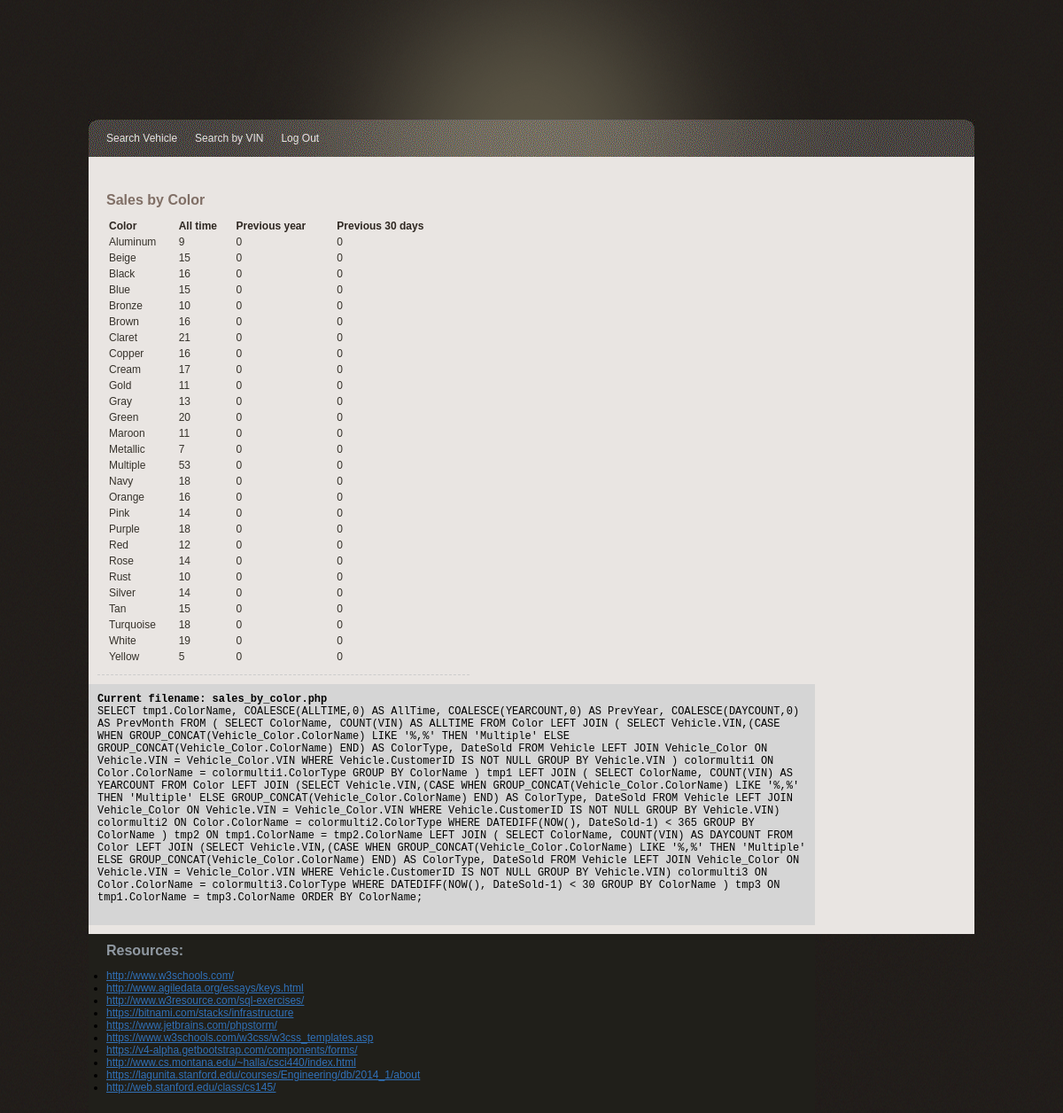
The app's page /Phase_3/sales_by_color.php (signed in) with its own data.
### tables this page shows
CREATE TABLE Color(
  ColorName varchar(10) NOT NULL,
  PRIMARY KEY (ColorName)
);

### Phase_3/lib/common.php (called while the page is built, shortened)
<?php
$query_msg = [];
$encodedStr = basename($_SERVER['REQUEST_URI']);
$current_filename = urldecode($encodedStr);
?>

### Phase_3/lib/sqlLib.php (called while the page is built, shortened)
<?php
$sales_by_color_sql =
"SELECT tmp1.ColorName, COALESCE(ALLTIME,0) AS AllTime, COALESCE(YEARCOUNT,0) AS PrevYear, COALESCE(DAYCOUNT,0) AS PrevMonth FROM
(
  SELECT ColorName, COUNT(VIN) AS ALLTIME
  FROM Color
  LEFT JOIN
  (
    SELECT Vehicle.VIN,(CASE
    WHEN GROUP_CONCAT(Vehicle_Color.ColorName) LIKE '%,%' THEN 'Multiple'
    ELSE GROUP_CONCAT(Vehicle_Color.ColorName)
    END) AS ColorType, DateSold
    FROM Vehicle
    LEFT JOIN Vehicle_Color ON Vehicle.VIN = Vehicle_Color.VIN
    WHERE Vehicle.CustomerID IS NOT NULL
    GROUP BY Vehicle.VIN
  ) colormulti1 ON Color.ColorName = colormulti1.ColorType
  GROUP BY ColorName
) tmp1
LEFT JOIN
(
  SELECT ColorName, COUNT(VIN) AS YEARCOUNT
  FROM Color
  LEFT JOIN
  (SELECT Vehicle.VIN,(CASE
    WHEN GROUP_CONCAT(Vehicle_Color.ColorName) LIKE '%,%' THEN 'Multiple'
    ELSE GROUP_CONCAT(Vehicle_Color.ColorName)
    END) AS ColorType, DateSold
    FROM Vehicle
    LEFT JOIN Vehicle_Color ON Vehicle.VIN = Vehicle_Color.VIN
    WHERE Vehicle.CustomerID IS NOT NULL
    GROUP BY Vehicle.VIN) colormulti2 ON Color.ColorName = colormulti2.ColorType
  WHERE DATEDIFF(NOW(), DateSold-1) < 365
  GROUP BY ColorName
) tmp2  ON tmp1.ColorName = tmp2.ColorName
LEFT JOIN
(
  SELECT ColorName, COUNT(VIN) AS DAYCOUNT
  FROM Color
  LEFT JOIN
  (SELECT Vehicle.VIN,(CASE
    WHEN GROUP_CONCAT(Vehicle_Color.ColorName) LIKE '%,%' THEN 'Multiple'
    ELSE GROUP_CONCAT(Vehicle_Color.ColorName)
    END) AS ColorType, DateSold
    FROM Vehicle
    LEFT JOIN Vehicle_Color ON Vehicle.VIN = Vehicle_Color.VIN
    WHERE Vehicle.CustomerID IS NOT NULL
    GROUP BY Vehicle.VIN) colormulti3 ON Color.ColorName = colormulti3.ColorType
  WHERE DATEDIFF(NOW(), DateSold-1) < 30
  GROUP BY ColorName
) tmp3 ON tmp1.ColorName = tmp3.ColorName
ORDER BY ColorName";
?>

### Phase_3/sales_by_color.php (the view, shortened to what this page needs)
<?php
include('lib/common.php');
include('lib/sqlLib.php');
$query = $sales_by_color_sql;
$result = mysqli_query($db, $query);
?>
<?php include("lib/header.php"); ?>
	</head>
	<body>
        <div id="main_container">
		    <?php include("lib/menu.php"); ?>
			<div class="center_content">
				<div class="center_left">
					<div class="features">
						<div class="profile_section">
                        	<div class="subtitle">Sales by Color</div>
							<table>
								<tr>
									<td class="heading">Color</td>
									<td class="heading">All time</td>
									<td class="heading">Previous year</td>
									<td class="heading">Previous 30 days</td>
								</tr>
								<?php
									while ($row = mysqli_fetch_array($result, MYSQLI_ASSOC)){
										print "<tr>";
										print "<td>{$row['ColorName']}</td>";
										print "<td>{$row['AllTime']}</td>";
										print "<td>{$row['PrevYear']}</td>";
										print "<td>{$row['PrevMonth']}</td>";
										print "</tr>";
									}
								?>
							</table>
						</div>
					 </div>
				</div>
                <?php include("lib/error.php"); ?>
			</div>
               <?php include("lib/footer.php"); ?>
		</div>
	</body>
</html>

### Phase_3/lib/header.php (shortened to what this page needs)
<!DOCTYPE html>
	<head>
		<link rel="stylesheet" type="text/css" href="css/gtonline_style.css" />

### Phase_3/lib/menu.php (shortened to what this page needs)
<div id="header">
</div>
<div class="nav_bar">
	<ul>
		<li><a href="search_vehicle.php" <?php if(strpos($current_filename, 'search_vehicle.php') !== false) echo "class='active'"; ?>>Search Vehicle</a></li>
                 <?php
                 if (isset($_SESSION['email'])) {
                     if ($current_filename=='search_by_VIN.php') {
                         print '<li><a href="search_by_VIN.php" class="active">Search by VIN</a></li>';
                     } else {
                         print '<li><a href="search_by_VIN.php" >Search by VIN</a></li>';
                     }
                 }
                 ?>
                 <?php
                 if (isset($_SESSION['email'])) {
                     print '<li><a href="logout.php" <span class="glyphicon glyphicon-log-out"></span> Log Out</a></li>';
                 }
                 ?>
	</ul>
</div>

### Phase_3/lib/error.php (shortened to what this page needs)
   <?php if($query_msg) {  ?>
   <div class='query'>
        <div class=query_msg'>
           <?php
               foreach ($query_msg as $query) {
                   echo $query . NEWLINE;
                }
           ?>
       </div>
   </div>
<?php } ?>

### Phase_3/lib/footer.php
        <div id="footer">
            <div class="footer">
            	<div class="resource_title">Resources:</div>
                <ul>
	<li><a href="http://www.w3schools.com/"  target="_blank">http://www.w3schools.com/</a></li>
                <li><a href="http://www.agiledata.org/essays/keys.html"  target="_blank">http://www.agiledata.org/essays/keys.html</a></li>
                <li><a href="http://www.w3resource.com/sql-exercises/"  target="_blank">http://www.w3resource.com/sql-exercises/</a></li>
                <li><a href="https://bitnami.com/stacks/infrastructure"  target="_blank">https://bitnami.com/stacks/infrastructure</a></li>
                <li><a href="https://www.jetbrains.com/phpstorm/"  target="_blank">https://www.jetbrains.com/phpstorm/</a></li>
                <li><a href="https://www.w3schools.com/w3css/w3css_templates.asp"  target="_blank">https://www.w3schools.com/w3css/w3css_templates.asp</a></li>
                <li><a href="https://v4-alpha.getbootstrap.com/components/forms/"  target="_blank">https://v4-alpha.getbootstrap.com/components/forms/</a></li>
                <li><a href="http://www.cs.montana.edu/~halla/csci440/index.html"  target="_blank">http://www.cs.montana.edu/~halla/csci440/index.html</a></li>
                <li><a href="https://lagunita.stanford.edu/courses/Engineering/db/2014_1/about"  target="_blank">https://lagunita.stanford.edu/courses/Engineering/db/2014_1/about</a></li>
                <li><a href="http://web.stanford.edu/class/cs145/"  target="_blank">http://web.stanford.edu/class/cs145/</a></li>
	</ul>
</div>
        </div>

### Phase_3/css/gtonline_style.css (style rules this page uses)
body { background:url(../img/bg.gif) repeat #000000; padding:0; font-family: Verdana, Geneva, sans-serif; font-size:12px; margin:auto auto auto auto; color:#36322b; }
table { width: 100%; }
th, td { padding: 1px; text-align: left; }
ul { text-align: left; padding:0px; }
li { padding:0px; }
#main_container { width:1000px; height:auto; margin:auto; padding:0px; }
#header { width:1000px; height:135px; margin:0px; padding:0px; background:url(../img/header_bg.gif) no-repeat center top; }
.query { float: left; width:800px; position: relative; padding:10px 10px 10px 10px; font-family: Consolas, monaco, monospace; background-color: #D5D5D5; color: black; }
.heading { font-size:12px; color:#2e2721; font-weight:bold; }
.subtitle { width: 600px; font-family: Verdana, Geneva, sans-serif; font-weight:bold; font-size:16px; color:#806F66; padding:10px 0px 10px 0px; }
.nav_bar { width:1000px; height:42px; margin:0px; font-family: Verdana, Geneva, sans-serif; background:url(../img/menu_bg.gif) no-repeat left; }
.nav_bar ul { list-style:none; padding:0 0 0 10px; margin:0px; }
.nav_bar ul li { display:inline; }
.nav_bar ul li a { float:left; height:42px; border:none; padding:0 10px 0 10px; text-decoration:none; color:#E9E5E2; line-height:42px; font-size:12px; }
.center_content { width:1000px; height:auto; padding:10px 0px 10px 0px; clear:both; background-color:#E9E5E2; }
.center_left { width:600px; float:left; padding:10px 10px 10px 10px; }
.profile_section { float:left; width:400px; border-bottom:1px #CCCCCC dashed; padding:10px 10px 10px 10px; }
.resource_title { width: 600px; font-family: Verdana, Geneva, sans-serif; font-weight:bold; font-size:16px; color:#9099A2; padding:0px 0px 0px 0px; }
.footer { width:790px; height:auto; font-family: Palatino, sans-serif; color:black; float:left; padding:10px 10px 10px 20px; background-color: #201F1A; }
#footer a { color:#3071B9; }

### records on screen
color: ColorName "Aluminum", AllTime "9", PrevYear "0", PrevMonth "0"
color: ColorName "Beige", AllTime "15", PrevYear "0", PrevMonth "0"
color: ColorName "Black", AllTime "16", PrevYear "0", PrevMonth "0"
color: ColorName "Blue", AllTime "15", PrevYear "0", PrevMonth "0"
color: ColorName "Bronze", AllTime "10", PrevYear "0", PrevMonth "0"
color: ColorName "Brown", AllTime "16", PrevYear "0", PrevMonth "0"
color: ColorName "Claret", AllTime "21", PrevYear "0", PrevMonth "0"
color: ColorName "Copper", AllTime "16", PrevYear "0", PrevMonth "0"
color: ColorName "Cream", AllTime "17", PrevYear "0", PrevMonth "0"
color: ColorName "Gold", AllTime "11", PrevYear "0", PrevMonth "0"
color: ColorName "Gray", AllTime "13", PrevYear "0", PrevMonth "0"
color: ColorName "Green", AllTime "20", PrevYear "0", PrevMonth "0"
color: ColorName "Maroon", AllTime "11", PrevYear "0", PrevMonth "0"
color: ColorName "Metallic", AllTime "7", PrevYear "0", PrevMonth "0"
color: ColorName "Multiple", AllTime "53", PrevYear "0", PrevMonth "0"
color: ColorName "Navy", AllTime "18", PrevYear "0", PrevMonth "0"
color: ColorName "Orange", AllTime "16", PrevYear "0", PrevMonth "0"
color: ColorName "Pink", AllTime "14", PrevYear "0", PrevMonth "0"
color: ColorName "Purple", AllTime "18", PrevYear "0", PrevMonth "0"
color: ColorName "Red", AllTime "12", PrevYear "0", PrevMonth "0"
color: ColorName "Rose", AllTime "14", PrevYear "0", PrevMonth "0"
color: ColorName "Rust", AllTime "10", PrevYear "0", PrevMonth "0"
color: ColorName "Silver", AllTime "14", PrevYear "0", PrevMonth "0"
color: ColorName "Tan", AllTime "15", PrevYear "0", PrevMonth "0"
color: ColorName "Turquoise", AllTime "18", PrevYear "0", PrevMonth "0"
color: ColorName "White", AllTime "19", PrevYear "0", PrevMonth "0"
color: ColorName "Yellow", AllTime "5", PrevYear "0", PrevMonth "0"

### other values on screen
$query "Current filename: sales_by_color.php"
